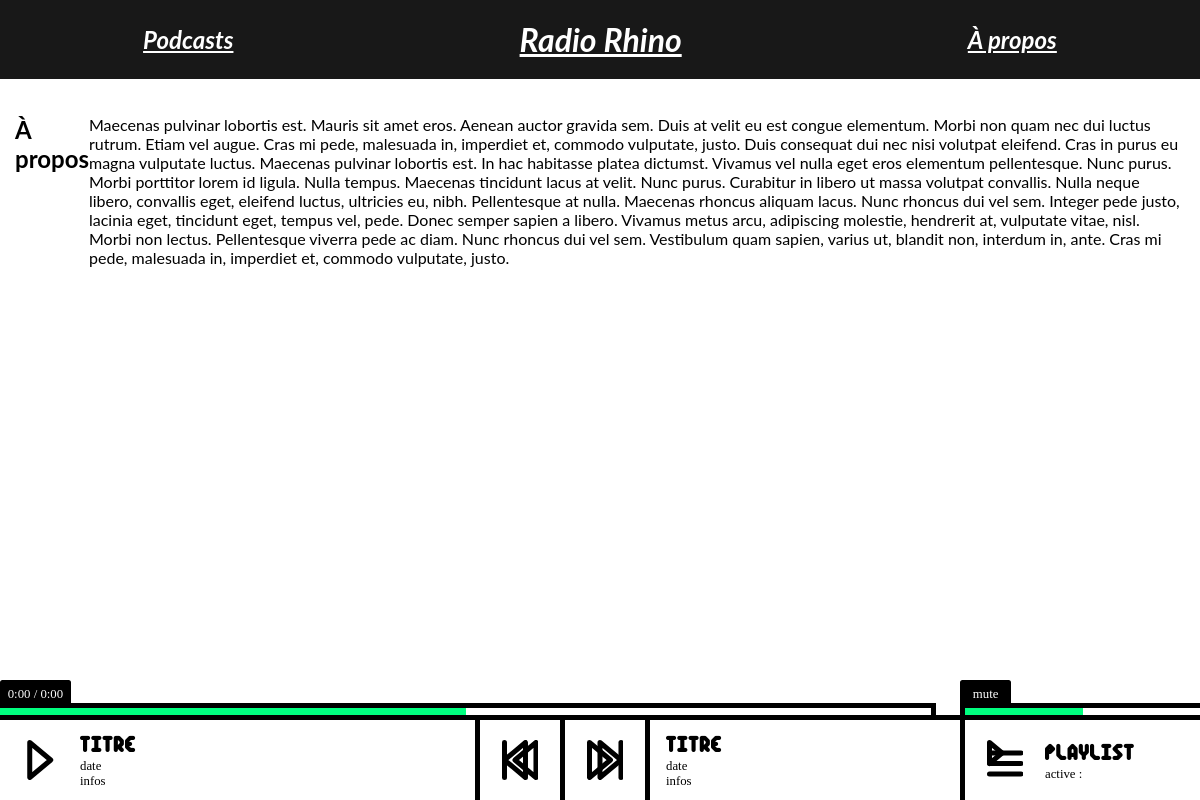
Before: /about with the older database file.
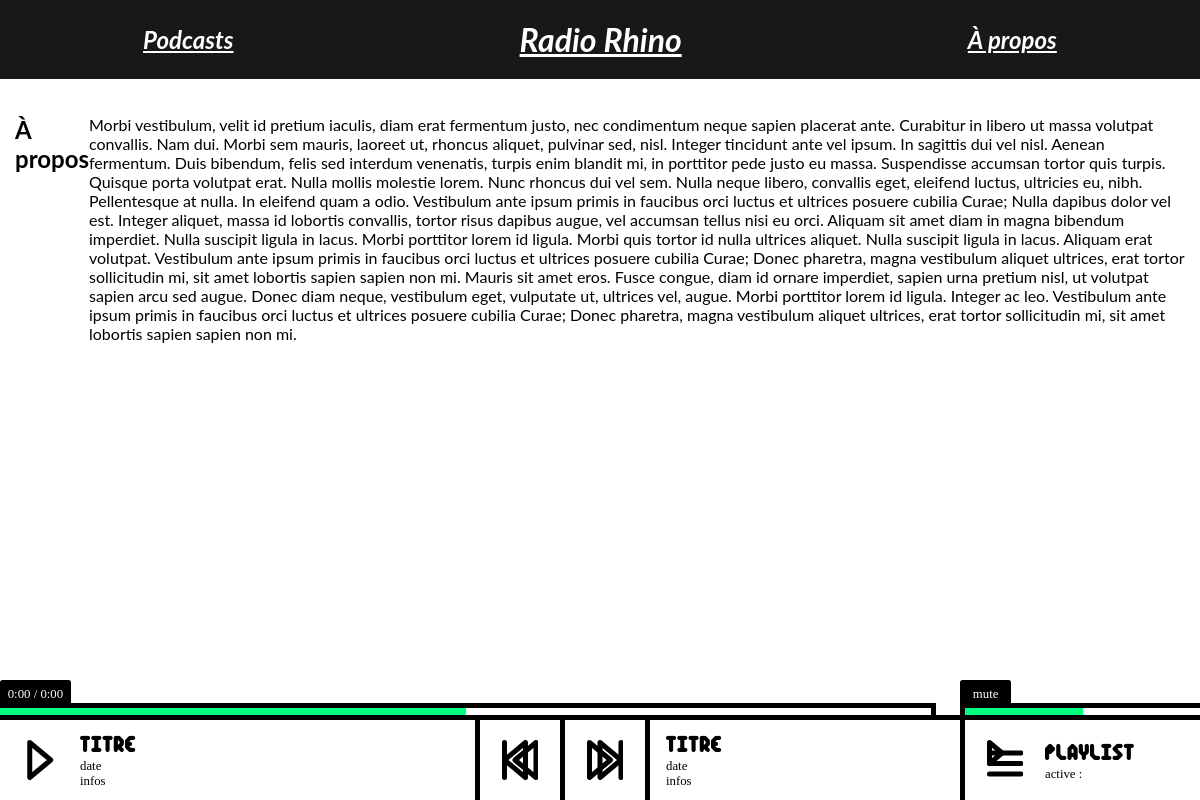
After: the same page with the newer database file.
### app/models/page.py (models this page shows, shortened)
class Page(db.Model):
    __tablename__ = 'pages'
    id = db.Column(db.Integer, primary_key=True)
    title = db.Column(db.String(256))
    desc = db.Column(db.Text)
    label_id = db.Column(db.Integer, db.ForeignKey('labels.id'))

### app/main/views.py (the view)
@main.route('/about')
def about():
    return render_template( 'about.html',
                            styles = getStyles(),
                            page = Page.query.filter_by(title='À propos').first(),
                            scripts = getScripts(), )

### app/main/views.py (called while the page is built)
def getStyles():
     return [ url_for('static',
                      filename=file.replace('app/static/', ''),
                      _external=True)
             for file in glob("app/static/*/*.css") ]

def getScripts():
     return [ url_for('static',
                      filename=file.replace('app/static/', ''),
                      _external=True)
             for file in   glob("app/static/lib/*.js")
                         + glob("app/static/js/*.js") ]

### app/templates/about.html
{% extends "base.html" %}
{% block main %}
<h2>{{ page.title }}</h2>
{{ page.desc }}
{% endblock %}

### app/templates/base.html (shortened to what this page needs)
<!DOCTYPE html>
<html>
    <head>
        {% block head %}
        {% for style in styles %}
        <link rel="stylesheet" href="{{ style }}">
        {% endfor %}
        {% endblock %}
    </head>
    <body>
        {% block body %}
        <header>
            {% include 'header.html' %}
        </header>
        <div id="main">
            <div id="mainframe">
                {% block main %}
                {% endblock %}
            </div>
        </div>
        <div id="player">
            {% include 'player.html' %}
        </div>
       {% endblock %}
    </body>
</html>

### app/templates/header.html
<a class="intern" href="podcasts"><h2>Podcasts</h2></a>
<a class="intern" href="/"><h1>Radio Rhino</h1></a>
<a class="intern" href="/about"><h2>À propos</h2></a>

### app/templates/player.html (shortened to what this page needs)
<div id="slider-bar">
    <div id="time" class="box-text">
        <span id="current-time">0:00</span>
        <span class="separator">/</span>
        <span id="total-time">0:00</span>
    </div>
    <div id="track" class="sliders">
        <div id="track-progress">
        </div>
    </div>
    <div id="mute" class="box-text">
        <span>mute</span>
    </div>
    <div id="volume" class="sliders">
        <div id="volume-active">
        </div>
    </div>
</div>
<div id="controls">
    <div id="play-pan" class="pan">
        <div id="play" class="button">
        </div>
        <div id="play-infos" class="text">
            <h3>TITRE</h3>
            <p>date</p>
            <p>infos</p>
        </div>
    </div>
    <div id="nextPrev-pan" class="pan">
        <div id="previous" class="button">
        </div>
        <div id="next" class="button">
        </div>
        <div id="side-infos" class="text">
            <h3 id="track-title">TITRE</h3>
            <p>date</p>
            <p>infos</p>
        </div>
    </div>
    <div id="playlist-pan" class="pan">
        <div id="playlist" class="button">
        </div>
        <div id="playlist-infos" class="text">
            <h3>PLAYLIST</h3>
            <p>active :</p>
        </div>
    </div>
</div>

### app/static/css/style.css (style rules this page uses)
* { margin: 0; padding: 0; }
body { margin: 0px; font-family: "lato", "helvetica", sans-serif; }
header { position: absolute; top: 0px; display: flex; display: -webkit-flex; width: 100%; justify-content: center; background-color: #181818; font-style: italic; }
header * { margin: auto; padding: 10px; position: relative; bottom: 0px; color: white; }
#main { top: 10em; width: 100%; }
#mainframe { padding: 15px; margin-top: 100px; display: flex; }

### app/static/css/player.css (style rules this page uses)
#player { position: fixed; width: 100%; bottom: 0; }
#player * { box-sizing: border-box; }
#slider-bar { width: 100%; display: flex; height: 1.05em; border-bottom: 5px solid black; }
#controls { display: flex; height: 5em; }
.sliders { border-top: 5px solid black; height: 100%; }
.sliders div { height: 100%; background-color: springgreen; width: 50%; }
#track { width: 78%; margin-right: 2%; border-right: 5px solid black; }
#volume { width: 20%; border-left: 5px solid black; }
.box-text { position: absolute; top: -1.8em; height: 1.8em; background-color: black; color: white; border-top: 5px solid black; border-top-left-radius: 2.5px; border-top-right-radius: 2.5px; font-size: 0.8em; font-family: hack; display: flex; align-items: center; }
#time { padding: 0 0.6em; }
#mute { left: 80%; padding: 0 1em; cursor: pointer; }
.separator { margin: 0 0.25em; }
.pan { height: 100%; display: flex; }
#play-pan { width: 40%; border-right: 5px solid black; }
#nextPrev-pan { width: 40%; }
#playlist-pan { width: 20%; border-left: 5px solid black; }
.pan div { display: flex; justify-content: center; }
.button { align-items: center; width: 5em; cursor: pointer; }
.text { flex-direction: column; }
.text h3 { font-family: pixelpath; font-size: 27px; }
.text p { font-family: hack; font-size: 0.8em; }
#next { box-sizing: content-box; border-left: 5px solid black; border-right: 5px solid black; }
#side-infos { margin-left: 1em; }

Changed rows visible on the page:
changed Page "À propos": desc "Maecenas pulvinar lobortis est. Mauris sit amet eros. Aenean auctor gravida sem. Duis at velit eu est congue elementum. Morbi non quam nec dui luctus rutrum. Etiam vel augue. Cras mi pede, malesuada in, imperdiet et, commodo vulputate, justo. Duis consequat dui nec nisi volutpat eleifend. Cras in purus eu magna vulputate luctus. Maecenas pulvinar lobortis est. In hac habitasse platea dictumst. Vivamus vel nulla eget eros elementum pellentesque. Nunc purus. Morbi porttitor lorem id ligula. Nulla tempus. Maecenas tincidunt lacus at velit. Nunc purus. Curabitur in libero ut massa volutpat convallis. Nulla neque libero, convallis eget, eleifend luctus, ultricies eu, nibh. Pellentesque at nulla.…" → "Morbi vestibulum, velit id pretium iaculis, diam erat fermentum justo, nec condimentum neque sapien placerat ante. Curabitur in libero ut massa volutpat convallis. Nam dui. Morbi sem mauris, laoreet ut, rhoncus aliquet, pulvinar sed, nisl. Integer tincidunt ante vel ipsum. In sagittis dui vel nisl. Aenean fermentum. Duis bibendum, felis sed interdum venenatis, turpis enim blandit mi, in porttitor pede justo eu massa. Suspendisse accumsan tortor quis turpis. Quisque porta volutpat erat. Nulla mollis molestie lorem. Nunc rhoncus dui vel sem. Nulla neque libero, convallis eget, eleifend luctus, ultricies eu, nibh. Pellentesque at nulla. In eleifend quam a odio. Vestibulum ante ipsum primis in…"
